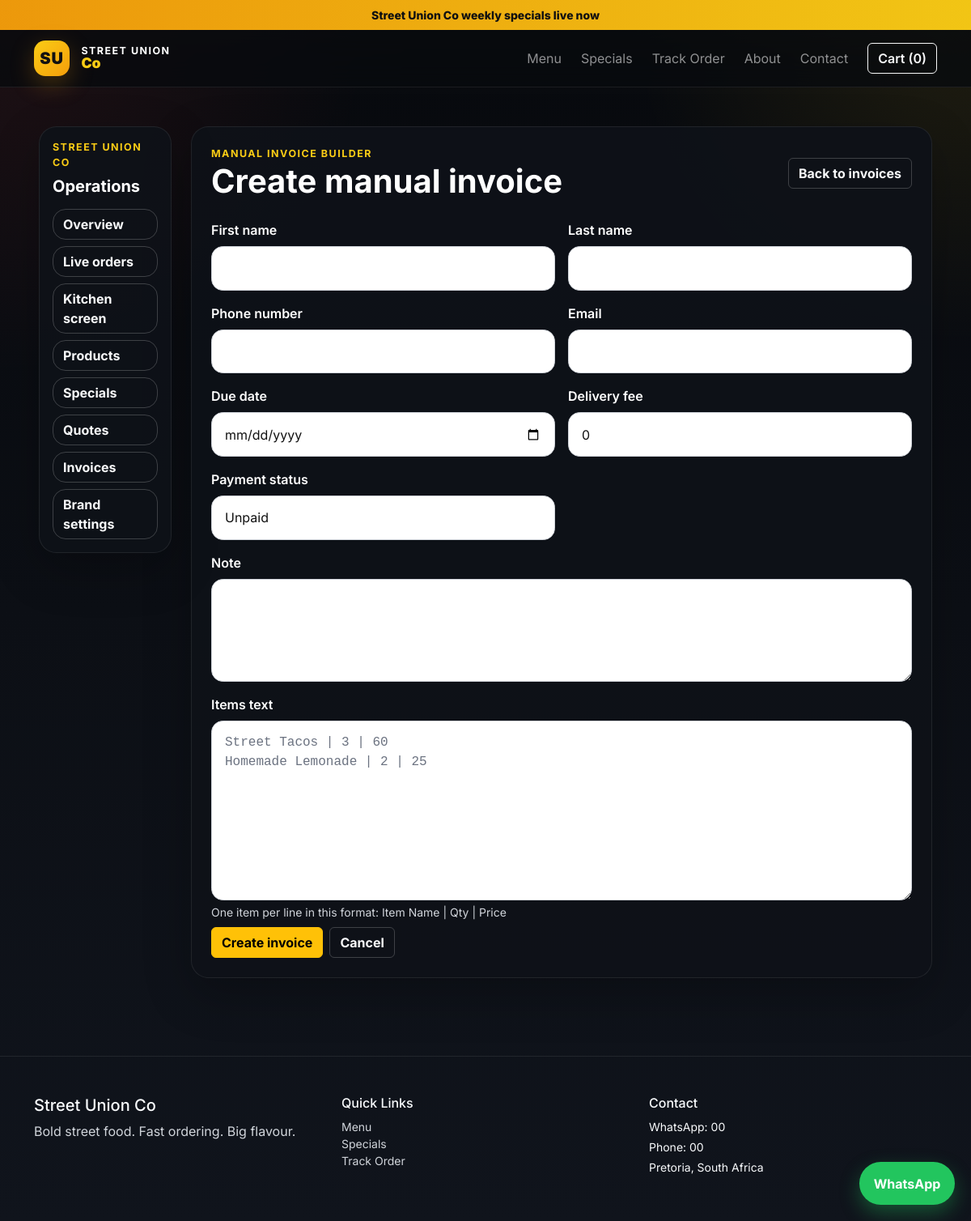
/dashboard/invoices/create/, run on the app's committed database.
### orders/models.py (models this page shows, shortened)
class TimeStampedModel(models.Model):
    created_at = models.DateTimeField(auto_now_add=True)
    updated_at = models.DateTimeField(auto_now=True)
    class Meta:
        abstract = True

class SiteSetting(TimeStampedModel):
    business_name = models.CharField(max_length=150, default='Street Union Co')
    tagline = models.CharField(max_length=220, blank=True)
    whatsapp_number = models.CharField(max_length=20, blank=True)
    support_email = models.EmailField(blank=True)
    phone_number = models.CharField(max_length=20, blank=True)
    address = models.TextField(blank=True)
    delivery_note = models.CharField(max_length=220, blank=True)
    promo_text = models.CharField(max_length=220, blank=True)

### orders/views.py (the view, shortened to what this page needs)
# urls.py: path('dashboard/invoices/create/', views.invoice_create, name='invoice_create'),
def invoice_create(request: HttpRequest) -> HttpResponse:
    form = ManualInvoiceForm(request.POST or None)
    return render(request, 'orders/dashboard/invoice_form.html', {
        'form': form,
        'page_title': 'Create manual invoice',
        'submit_label': 'Create invoice',
    })

### orders/forms.py (shortened to what this page needs)
class ManualInvoiceForm(CustomerMiniFormMixin):
    due_date = forms.DateField(required=False, widget=forms.DateInput(attrs={'class': 'form-control', 'type': 'date'}))
    delivery_fee = forms.DecimalField(initial=0, min_value=0, decimal_places=2, widget=forms.NumberInput(attrs={'class': 'form-control', 'step': '0.01'}))
    payment_status = forms.ChoiceField(
        choices=[('unpaid', 'Unpaid'), ('partial', 'Partial'), ('paid', 'Paid')],
        widget=forms.Select(attrs={'class': 'form-select'}),
        initial='unpaid',
    )
    note = forms.CharField(required=False, widget=forms.Textarea(attrs={'class': 'form-control', 'rows': 4}))
    items_text = forms.CharField(
        help_text='One item per line in this format: Item Name | Qty | Price',
        widget=forms.Textarea(attrs={'class': 'form-control font-monospace', 'rows': 8, 'placeholder': 'Street Tacos | 3 | 60\nHomemade Lemonade | 2 | 25'}),
    )

### orders/templates/orders/dashboard/invoice_form.html (shortened to what this page needs)
{% extends 'orders/dashboard/base_dashboard.html' %}
{% block dashboard_content %}
<div class="panel p-4">
    <div class="d-flex justify-content-between align-items-center mb-4 flex-wrap gap-2">
        <div>
            <div class="section-kicker">Manual invoice builder</div>
            <h1 class="fw-bold mb-0">{{ page_title }}</h1>
        </div>
        <a href="{% url 'orders:dashboard_invoices' %}" class="btn btn-outline-light">Back to invoices</a>
    </div>
    <form method="post" class="row g-3">
        {% for field in form %}
        <div class="{% if field.name in 'note items_text' %}col-12{% else %}col-md-6{% endif %}">
            <label class="form-label">{{ field.label }}</label>
            {{ field }}
            {% if field.help_text %}<div class="small text-light-emphasis mt-1">{{ field.help_text }}</div>{% endif %}
        </div>
        {% endfor %}
        <div class="col-12 d-flex gap-2 flex-wrap mt-2">
            <button class="btn btn-warning" type="submit">{{ submit_label }}</button>
            <a href="{% url 'orders:dashboard_invoices' %}" class="btn btn-outline-light">Cancel</a>
        </div>
    </form>
</div>
{% endblock %}

### orders/templates/orders/base.html (shortened to what this page needs)
{% load static %}
<!doctype html>
<html lang="en">
<head>
    <link href="https://cdn.jsdelivr.net/npm/bootstrap@5.3.3/dist/css/bootstrap.min.css" rel="stylesheet">
    <link href="{% static 'css/styles.css' %}" rel="stylesheet">
</head>
<body>
    <div class="promo-bar text-center py-2 small">
        {{ site_settings.promo_text|default:'Street Union Co specials are live this week' }}
    </div>
    <nav class="navbar navbar-expand-lg navbar-dark sticky-top glass-nav">
        <div class="container">
            <a class="navbar-brand fw-bold brand-lockup" href="{% url 'orders:home' %}">
                <span class="brand-mark">SU</span>
                <span>
                    <small>Street Union</small>
                    <strong>Co</strong>
                </span>
            </a>
            <div class="collapse navbar-collapse">
                <ul class="navbar-nav ms-auto mb-2 mb-lg-0 align-items-lg-center gap-lg-2">
                    <li class="nav-item"><a class="nav-link" href="{% url 'orders:menu' %}">Menu</a></li>
                    <li class="nav-item"><a class="nav-link" href="{% url 'orders:specials' %}">Specials</a></li>
                    <li class="nav-item"><a class="nav-link" href="{% url 'orders:track_order' %}">Track Order</a></li>
                    <li class="nav-item"><a class="nav-link" href="{% url 'orders:about' %}">About</a></li>
                    <li class="nav-item"><a class="nav-link" href="{% url 'orders:contact' %}">Contact</a></li>
                    <li class="nav-item ms-lg-2">
                        <button class="btn btn-outline-light fw-semibold" type="button" data-bs-toggle="offcanvas" data-bs-target="#cartDrawer">
                            Cart ({{ cart_count|default:0 }})
                        </button>
                    </li>
                </ul>
            </div>
        </div>
    </nav>
    <main>
        {% block content %}{% endblock %}
    </main>
    <a class="whatsapp-float" target="_blank" rel="noopener" href="https://wa.me/{{ whatsapp_number }}">WhatsApp</a>
    <footer class="site-footer mt-5 py-5">
        <div class="container">
            <div class="row g-4">
                <div class="col-md-4">
                    <h5>{{ business_name }}</h5>
                    <p class="text-light-emphasis">{{ site_settings.tagline|default:'Fast flavour. Strong branding. Clean ordering.' }}</p>
                </div>
                <div class="col-md-4">
                    <h6>Quick Links</h6>
                    <ul class="list-unstyled small">
                        <li><a href="{% url 'orders:menu' %}">Menu</a></li>
                        <li><a href="{% url 'orders:specials' %}">Specials</a></li>
                        <li><a href="{% url 'orders:track_order' %}">Track Order</a></li>
                    </ul>
                </div>
                <div class="col-md-4">
                    <h6>Contact</h6>
                    <p class="small mb-1">WhatsApp: {{ site_settings.whatsapp_number|default:whatsapp_number }}</p>
                    <p class="small mb-1">Phone: {{ site_settings.phone_number|default:'067 000 0000' }}</p>
                    <p class="small mb-0">{{ site_settings.address|default:'Pretoria, South Africa' }}</p>
                </div>
            </div>
        </div>
    </footer>
</body>
</html>

### static/css/styles.css (style rules this page uses)
:root { --bg: #0b0d12; --panel: rgba(15, 18, 24, 0.92); --panel-2: rgba(22, 26, 34, 0.95); --panel-border: rgba(255, 255, 255, 0.08); --text: #f8fafc; --muted: #d1d5db; --accent: #facc15; --accent-strong: #f59e0b; --success: #22c55e; }
* { box-sizing: border-box; }
body { font-family: 'Inter', sans-serif; background: radial-gradient(circle at top right, rgba(250, 204, 21, 0.10), transparent 22%), radial-gradient(circle at top left, rgba(239, 68, 68, 0.10), transparent 24%), linear-gradient(180deg, #080a0e 0%, #10141c 100%); color: var(--text); }
a { color: inherit; text-decoration: none; }
.promo-bar { background: linear-gradient(90deg, rgba(245, 158, 11, 0.96), rgba(250, 204, 21, 0.96)); color: #111111; font-weight: 800; }
.glass-nav { backdrop-filter: blur(18px); background: rgba(8, 10, 14, 0.80); border-bottom: 1px solid var(--panel-border); }
.brand-lockup { display: inline-flex; align-items: center; gap: 0.9rem; }
.brand-mark { width: 44px; height: 44px; display: inline-flex; align-items: center; justify-content: center; border-radius: 14px; background: linear-gradient(135deg, var(--accent), var(--accent-strong)); color: #111111; font-weight: 900; letter-spacing: 0.04em; box-shadow: 0 10px 30px rgba(245, 158, 11, 0.25); }
.brand-lockup small, .brand-lockup strong { display: block; line-height: 1; }
.brand-lockup small { color: #ffffff; font-size: 0.78rem; text-transform: uppercase; letter-spacing: 0.12em; }
.brand-lockup strong { color: var(--accent); font-size: 1.1rem; }
.hero-panel, .panel, .success-panel, .special-card, .food-card, .empty-panel, .cart-drawer { background: var(--panel); border: 1px solid var(--panel-border); box-shadow: 0 20px 60px rgba(0, 0, 0, 0.24); border-radius: 1.5rem; }
.section-kicker { text-transform: uppercase; letter-spacing: 0.12em; color: var(--accent); font-size: 0.78rem; font-weight: 700; }
.whatsapp-float { position: fixed; right: 20px; bottom: 20px; background: #22c55e; color: white; padding: 0.9rem 1.1rem; border-radius: 999px; font-weight: 700; box-shadow: 0 10px 25px rgba(34,197,94,0.35); z-index: 1040; }
.site-footer { border-top: 1px solid var(--panel-border); color: var(--text); }
.site-footer a { color: var(--muted); }
.form-control, .form-select, textarea { background: #ffffff !important; border: 1px solid #d1d5db !important; color: #111111 !important; border-radius: 0.9rem !important; padding: 0.9rem 1rem !important; }
.form-control::placeholder, textarea::placeholder { color: #6b7280 !important; }
.form-select option { color: #111111; background: #ffffff; }
.form-label { font-weight: 600; color: #ffffff; }
.text-light-emphasis, .text-body-secondary, .text-muted { color: #d1d5db !important; }
.food-card .btn, .hero-panel .btn, .special-card .btn, .panel .btn { font-weight: 700; }
.food-card h5, .food-card p, .hero-panel h3, .hero-panel p, .special-card h4, .special-card p, .empty-panel, .panel, .success-panel, .mini-panel, .stat-card, .category-pill, .drawer-item, .drawer-total, .cart-drawer { color: #ffffff; }
.dashboard-shell .panel { border-radius: 1.35rem; }
.offcanvas .btn-outline-light, .panel .btn-outline-light { border-color: rgba(255,255,255,0.2); }

### data on the page
SiteSetting: promo_text "Street Union Co weekly specials live now", business_name "Street Union Co", tagline "Bold street food. Fast ordering. Big flavour.", whatsapp_number "00", phone_number "00", address "Pretoria, South Africa"

### other printed values
{{ cart_count|default:0 }} "0"
{{ page_title }} "Create manual invoice"
{{ field.label }} "First name" "Last name" "Phone number" "Email" "Due date" "Delivery fee" "Payment status" "Note" "Items text"
{{ field.help_text }} "One item per line in this format: Item Name | Qty | Price"
{{ submit_label }} "Create invoice"
